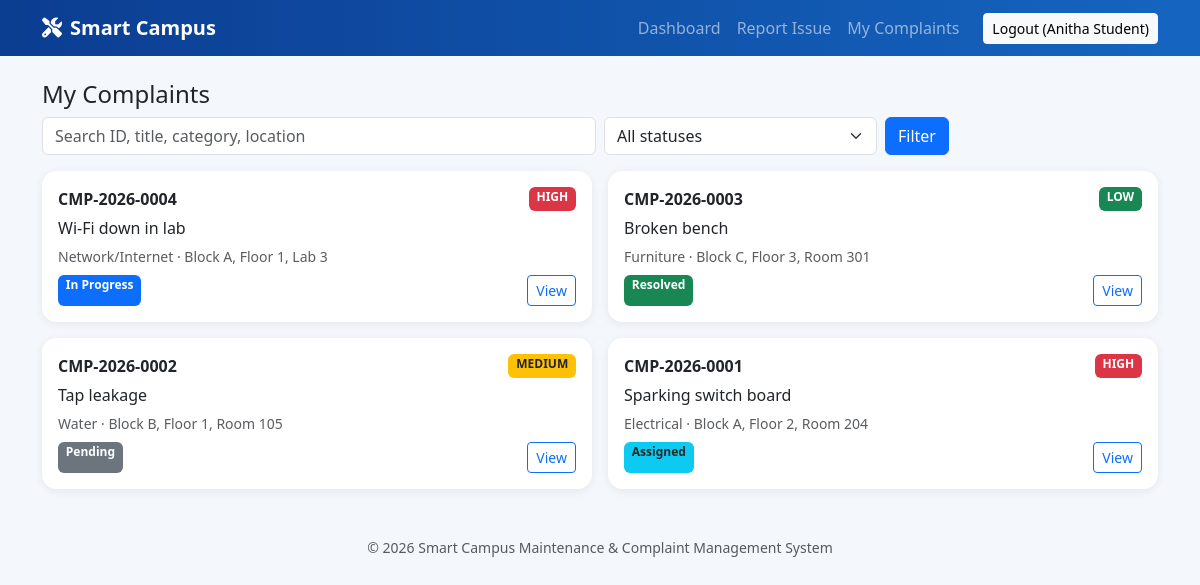
/user/complaints.php (signed in), run on the app's committed database.
### tables this page shows
CREATE TABLE complaints(id INT AUTO_INCREMENT PRIMARY KEY,user_id INT NOT NULL,category VARCHAR(40),title VARCHAR(150),description TEXT,location VARCHAR(150),severity ENUM('Low','Medium','High'),priority ENUM('LOW','MEDIUM','HIGH'),image VARCHAR(255),status ENUM('Pending','Assigned','In Progress','Resolved','Closed') DEFAULT 'Pending',created_at TIMESTAMP DEFAULT CURRENT_TIMESTAMP,updated_at TIMESTAMP DEFAULT CURRENT_TIMESTAMP ON UPDATE CURRENT_TIMESTAMP,FOREIGN KEY(user_id) REFERENCES users(id) ON DELETE CASCADE);

### user/complaints.php (the view, shortened to what this page needs)
<?php require '../includes/auth.php';require_role('user');
$q='%'.trim($_GET['q']??'').'%';$s=$_GET['status']??'';
$sql='SELECT * FROM complaints WHERE user_id=? AND (title LIKE ? OR category LIKE ? OR location LIKE ? OR CONCAT("CMP-",YEAR(created_at),"-",LPAD(id,4,"0")) LIKE ?)';$ty='issss';$pr=[$_SESSION['uid'],$q,$q,$q,$q];
$st=$db->prepare($sql.' ORDER BY id DESC');$st->bind_param($ty,...$pr);$st->execute();$rows=$st->get_result();
$title='My Complaints';include '../includes/header.php';?>
<h4>My Complaints</h4><form class="row g-2 mb-3"><div class="col-md-6"><input class="form-control" name="q" placeholder="Search ID, title, category, location" value="<?=e($_GET['q']??'')?>"></div>
<div class="col-md-3"><select class="form-select" name="status"><option value="">All statuses</option></select></div>
<div class="col-md-3"><button class="btn btn-primary">Filter</button></div></form>
<div class="row g-3"><?php if(!$rows->num_rows):?><p class="text-muted">No complaints found.</p><?php endif;while($r=$rows->fetch_assoc()):?>
<div class="col-md-6"><div class="card p-3"><div class="d-flex justify-content-between"><b><?=cid($r)?></b><?=badge($r['priority'])?></div><h6 class="mt-2"><?=e($r['title'])?></h6><small class="text-muted"><?=e($r['category'])?> &middot; <?=e($r['location'])?></small>
<div class="mt-2 d-flex justify-content-between"><?=badge($r['status'])?><a href="complaint_details.php?id=<?=$r['id']?>" class="btn btn-sm btn-outline-primary">View</a></div></div></div><?php endwhile;?></div>
<?php include '../includes/footer.php';?>

### config/database.php (shortened to what this page needs)
<?php
function e($s){return htmlspecialchars((string)$s,ENT_QUOTES,'UTF-8');}
function cid($c){return 'CMP-'.date('Y',strtotime($c['created_at'])).'-'.str_pad($c['id'],4,'0',STR_PAD_LEFT);}
function badge($t){$m=['HIGH'=>'danger','MEDIUM'=>'warning text-dark','LOW'=>'success','Pending'=>'secondary','Assigned'=>'info text-dark','In Progress'=>'primary','Resolved'=>'success','Closed'=>'dark'];
 return '<span class="badge bg-'.($m[$t]??'secondary').'">'.e($t).'</span>';}

### assets/css/style.css (style rules this page uses)
body { background:#f4f7fb;font-family:'Segoe UI',system-ui,sans-serif }
.card { border:0;border-radius:.9rem;box-shadow:0 2px 10px rgba(0,0,0,.07);transition:.25s }

### data on the page
complaints: cid($r) "CMP-2026-0004", priority "HIGH In Progress", title "Wi-Fi down in lab", category "Network/Internet", location "Block A, Floor 1, Lab 3"
complaints: cid($r) "CMP-2026-0003", priority "LOW Resolved", title "Broken bench", category "Furniture", location "Block C, Floor 3, Room 301"
complaints: cid($r) "CMP-2026-0002", priority "MEDIUM Pending", title "Tap leakage", category "Water", location "Block B, Floor 1, Room 105"
complaints: cid($r) "CMP-2026-0001", priority "HIGH Assigned", title "Sparking switch board", category "Electrical", location "Block A, Floor 2, Room 204"

### other printed values
$_SESSION['name'] "Anitha Student"
